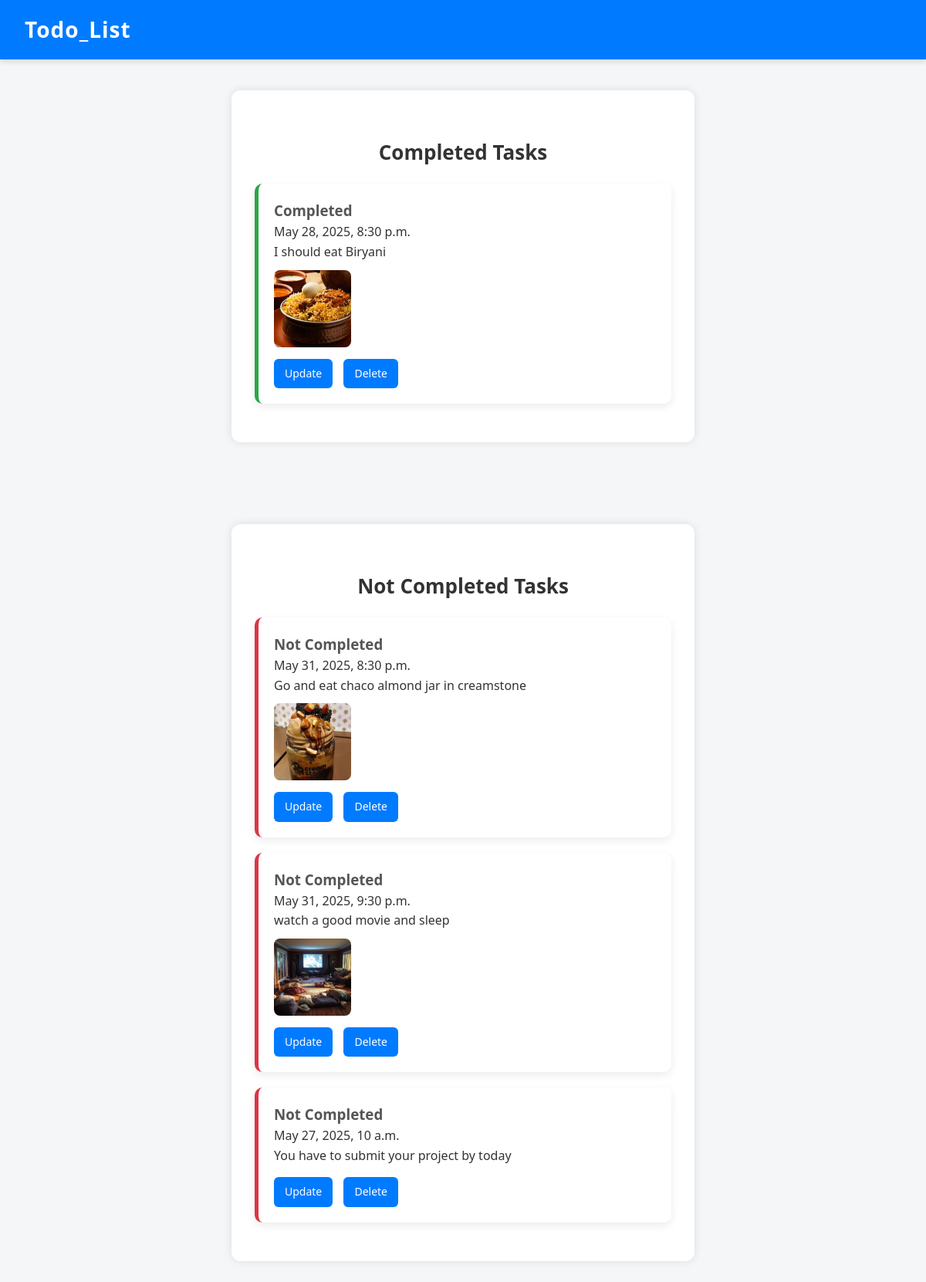
Page /all_task on the committed database.
### task/models.py (models this page shows, shortened)
class TodoList(models.Model):
    done=models.CharField()
    date=models.DateTimeField()
    description=models.CharField()
    status=models.BooleanField(default=False)
    image=models.ImageField(upload_to='images/',null=True,blank=True)

### task/views.py (the view)
# urls.py: path('all_task',views.all_task,name='all_task'),
def all_task(request):
    tasks=TodoList.objects.all().order_by('-id')
    true_list=[item for item in tasks if  item.status]
    false_list=[item for item in tasks if not item.status]
    context={
        'true_list':true_list,
        'false_list':false_list,
        'title':'All tasks page'
    }
    return render(request,'all_task.html',context)

### task/templates/all_task.html
{% extends 'base.html'%}
 {% block content %}
<main>
    <section class="list">
        <h1>Completed Tasks</h1>
        {% if true_list %}
            {% for task in true_list %}
                <div class="item task-item completed">
                    <h3>Completed</h3>
                    <p>{{ task.date }}</p>
                    <p>{{ task.description }}</p>
                    {% if task.image %}
                        <img src="{{ task.image.url }}" alt="Not available" style="height:100px; width:100px;">
                    {% endif %}
                    <div class="action">
                        <a href="{% url 'update' task.id %}">Update</a>
                        <a href="{% url 'delete' task.id %}">Delete</a>
                    </div>
                </div>
            {% endfor %}
        {% else %}
            <p>No completed tasks</p>
        {% endif %}
    </section>
    <br>
    <section>
        <h1>Not Completed Tasks</h1>
        {% if false_list %}
            {% for task in false_list %}
                <div class="notitem task-item pending">
                    <h3>Not Completed</h3>
                    <p>{{ task.date }}</p>
                    <p>{{ task.description }}</p>
                    {% if task.image %}
                        <img src="{{ task.image.url }}" alt="Not available" style="height:100px; width:100px;">
                    {% endif %}
                    <div class="action">
                        <a href="{% url 'update' task.id %}">Update</a>
                        <a href="{% url 'delete' task.id %}">Delete</a>
                    </div>
                </div>
            {% endfor %}
        {% else %}
            <p>No tasks found</p>
        {% endif %}
    </section>
</main>
 {% endblock content %}

### templates/base.html (shortened to what this page needs)
<!DOCTYPE html>
<html lang="en">
<head>
    {% load static%}
    <link rel="stylesheet" href="{% static 'css/style.css' %}">
</head>
<body>
    {% include 'nav.html' %}
    {% block content %}
    {% endblock content %}
</body>
</html>

### templates/nav.html
<nav>
    <h1>Todo_List</h1>
</nav>

### task/static/css/style.css (style rules this page uses)
* { margin: 0; padding: 0; box-sizing: border-box; }
body { font-family: 'Segoe UI', Tahoma, Geneva, Verdana, sans-serif; background-color: #f4f6f8; color: #333; line-height: 1.6; min-height: 100vh; }
img { max-width: 100%; height: auto; display: block; }
a { color: #007BFF; text-decoration: none; transition: color 0.2s ease; }
nav { background-color: #007BFF; padding: 16px 32px; box-shadow: 0 4px 6px rgba(0, 0, 0, 0.1); display: flex; align-items: center; }
nav h1 { color: white; margin: 0; font-size: 28px; font-weight: 700; letter-spacing: 1px; }
section { max-width: 600px; margin: 40px auto; background-color: #fff; padding: 30px; border-radius: 12px; box-shadow: 0 0 12px rgba(0, 0, 0, 0.1); }
h1 { text-align: center; margin: 30px 0; color: #333; }
main { max-width: 1000px; margin: 40px auto; padding: 0 20px; }
main h1 { font-size: 26px; margin-bottom: 20px; color: #333; }
.task-item { background-color: #ffffff; border-radius: 10px; padding: 20px; margin-bottom: 20px; box-shadow: 0 4px 12px rgba(0, 0, 0, 0.08); transition: transform 0.2s; }
.completed { border-left: 5px solid #28a745; }
.pending { border-left: 5px solid #dc3545; }
.task-item h3 { margin-top: 0; color: #555; }
.task-item img { margin-top: 10px; border-radius: 8px; object-fit: cover; }
.action { margin-top: 15px; }
.action a { display: inline-block; text-decoration: none; background-color: #007bff; color: white; padding: 8px 14px; border-radius: 6px; margin-right: 10px; transition: background-color 0.3s; font-size: 14px; }

### rows in the picture
TodoList: date "May 28, 2025, 8:30 p.m.", description "I should eat Biryani", image (picture)
TodoList: date "May 31, 2025, 8:30 p.m.", description "Go and eat chaco almond jar in creamstone", image (picture)
TodoList: date "May 31, 2025, 9:30 p.m.", description "watch a good movie and sleep", image (picture)
TodoList: date "May 27, 2025, 10 a.m.", description "You have to submit your project by today"
